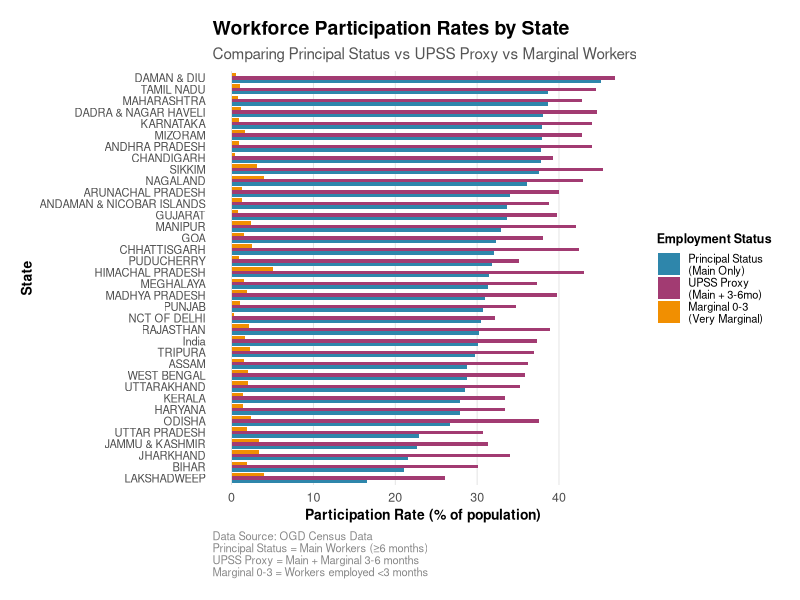
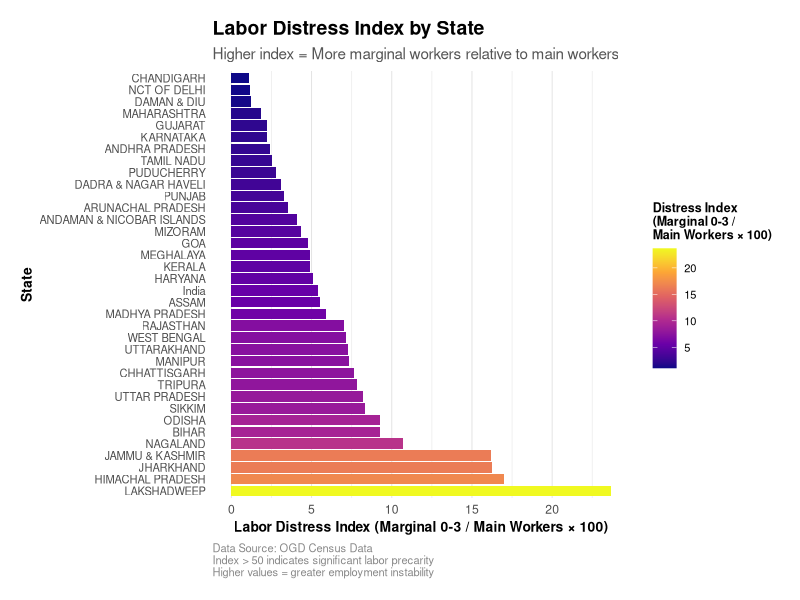
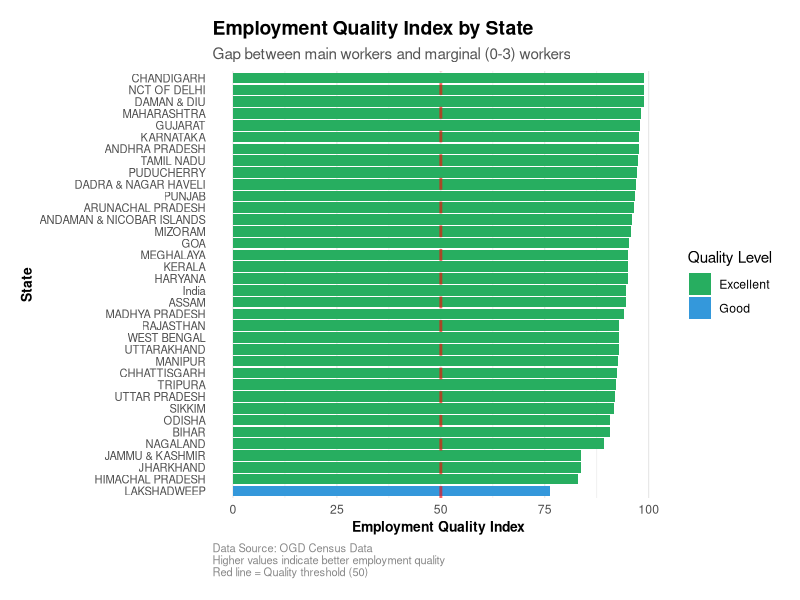
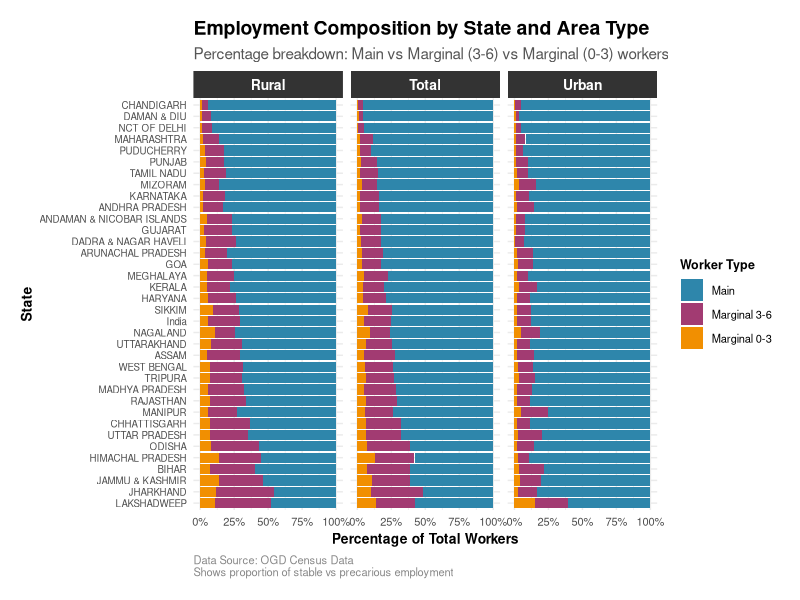
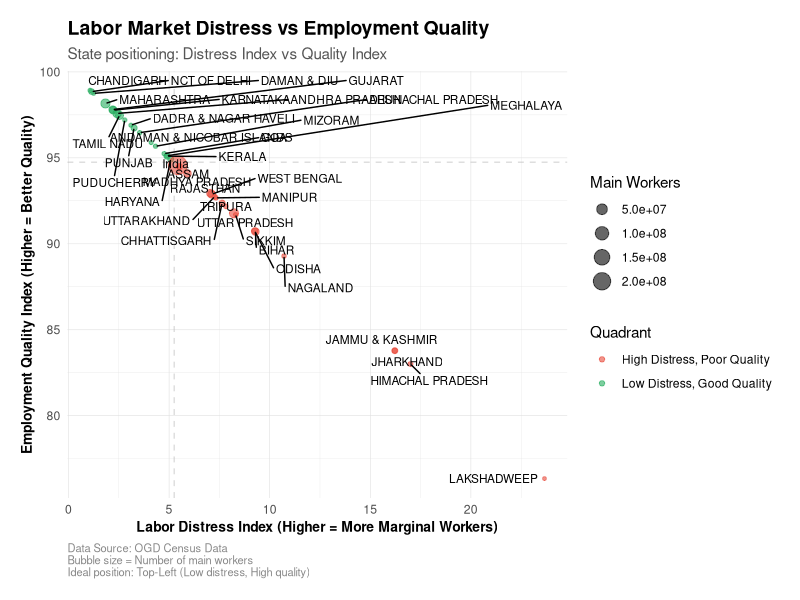

Write R code to recreate these figures, in order.
# ============================================================================
# WORKFORCE PARTICIPATION RATE (WFPR) ANALYSIS
# Using your imported dataframe df (OGD Census Data)
# ============================================================================

getwd()
setwd("C:/Users/RBI1/Documents/R_Basics")
df <- read.csv("population_perSTATE.csv", check.names = FALSE)
View(df)

library(tidyverse)
library(ggplot2)
library(dplyr)
library(tidyr)
library(scales)
library(viridis)

# ============================================================================
# STEP 1: CHECK YOUR DATA
# ============================================================================

# Display basic info about your imported dataframe
cat("========== DATA OVERVIEW ==========\n")
cat("Number of rows:", nrow(df), "\n")
cat("Number of columns:", ncol(df), "\n\n")

# Display column names
cat("Column names in your dataframe:\n")
print(colnames(df))

# Display first few rows
cat("\n\nFirst few rows of your data:\n")
print(head(df))

# Data structure
cat("\n\nData structure:\n")
str(df)

# ============================================================================
# STEP 2: VERIFY REQUIRED COLUMNS EXIST
# ============================================================================

# Check if all required columns are present
required_columns <- c(
  "Name",
  "TRU",
  "Total Population Person",
  "Total Worker Population Person",
  "Main Working Population Person",
  "Marginal Worker Population 3_6 Person",
  "Marginal Worker Population 0_3 Person",
  "Non Working Population Person"
)

missing_cols <- setdiff(required_columns, colnames(df))

if (length(missing_cols) > 0) {
  cat("\n⚠️  WARNING: Missing columns:\n")
  print(missing_cols)
  cat("\nAvailable columns are:\n")
  print(colnames(df))
} else {
  cat("\n✓ All required columns found!\n")
}

# ============================================================================
# STEP 3: CALCULATE WFPR METRICS
# ============================================================================

# Create new dataframe with WFPR calculations
df_wfpr <- df %>%
  mutate(
    # 1. STRICT PRINCIPAL STATUS (Main workers only)
    # This represents workers with stable employment (≥6 months)
    Principal_Status_Workers = `Main Working Population Person`,
    
    # 2. UPSS PROXY (Main + Marginal 3-6 months)
    # This includes both stable and semi-employed workers
    UPSS_Proxy_Workers = `Main Working Population Person` + `Marginal Worker Population 3_6 Person`,
    
    # 3. MARGINAL 0-3 MONTHS (Very marginal/underemployed)
    # Workers with minimal employment (less than 3 months)
    Marginal_0_3_Workers = `Marginal Worker Population 0_3 Person`,
    
    # 4. TOTAL WORKFORCE (All workers)
    Total_Workers = `Total Worker Population Person`,
    
    # ===== PARTICIPATION RATES =====
    
    # Principal Status Participation Rate (%)
    Principal_Status_Rate = (Principal_Status_Workers / `Total Population Person`) * 100,
    
    # UPSS Proxy Participation Rate (%)
    UPSS_Proxy_Rate = (UPSS_Proxy_Workers / `Total Population Person`) * 100,
    
    # Marginal 0-3 Rate (%)
    Marginal_0_3_Rate = (Marginal_0_3_Workers / `Total Population Person`) * 100,
    
    # Total Worker Participation Rate (%)
    Total_Worker_Rate = (Total_Workers / `Total Population Person`) * 100,
    
    # ===== EMPLOYMENT QUALITY METRICS =====
    
    # % of workers with stable employment (Main/Total)
    Main_Worker_Percentage = (Principal_Status_Workers / Total_Workers) * 100,
    
    # % of workers with semi-employment (Marginal 3-6/Total)
    Marginal_3_6_Percentage = (`Marginal Worker Population 3_6 Person` / Total_Workers) * 100,
    
    # % of workers with very marginal employment (Marginal 0-3/Total)
    Marginal_0_3_Percentage = (Marginal_0_3_Workers / Total_Workers) * 100,
    
    # Labor Distress Index (High marginal 0-3 relative to main workers)
    # Ratio of marginal (0-3) to main workers
    Labor_Distress_Index = (Marginal_0_3_Workers / Principal_Status_Workers) * 100,
    
    # Unemployment proxy (Non-working to total workers ratio)
    Unemployment_Proxy = (`Non Working Population Person` / Total_Workers) * 100,
    
    # Quality of Employment Index
    # (Main - Marginal 0-3) / Main * 100
    # Positive = more main workers; Negative = more marginal workers
    Employment_Quality_Index = ((Principal_Status_Workers - Marginal_0_3_Workers) / 
                                  Principal_Status_Workers) * 100
  ) %>%
  # Handle NA and Inf values (in case of division by zero)
  mutate(across(where(is.numeric), ~ifelse(is.infinite(.), NA, .)))

'# Display calculated metrics
cat("\n========== WFPR CALCULATIONS COMPLETE ==========\n")
cat("New columns created:\n")
cat("- Principal_Status_Workers\n")
cat("- UPSS_Proxy_Workers\n")
cat("- Marginal_0_3_Workers\n")
cat("- Principal_Status_Rate (% of population)\n")
cat("- UPSS_Proxy_Rate (% of population)\n")
cat("- Marginal_0_3_Rate (% of population)\n")
cat("- Main_Worker_Percentage (% of total workers)\n")
cat("- Labor_Distress_Index\n")
cat("- Employment_Quality_Index\n\n")'

# Show sample calculations
cat("Sample calculations (first few rows):\n")
print(df_wfpr %>% 
        select(Name, TRU, 
               Principal_Status_Rate, UPSS_Proxy_Rate, Marginal_0_3_Rate,
               Labor_Distress_Index, Employment_Quality_Index) %>%
        head(10))

# ============================================================================
# VISUALIZATION 1: Principal Status vs UPSS Proxy (Horizontal Bar)
# ============================================================================

# Aggregate by state
state_wfpr_1 <- df_wfpr %>%
  group_by(Name) %>%
  summarise(
    Principal_Status_Rate = mean(Principal_Status_Rate, na.rm = TRUE),
    UPSS_Proxy_Rate = mean(UPSS_Proxy_Rate, na.rm = TRUE),
    Marginal_0_3_Rate = mean(Marginal_0_3_Rate, na.rm = TRUE),
    .groups = 'drop'
  ) %>%
  pivot_longer(
    cols = c("Principal_Status_Rate", "UPSS_Proxy_Rate", "Marginal_0_3_Rate"),
    names_to = "Employment_Type",
    values_to = "Rate"
  ) %>%
  mutate(
    Employment_Type = factor(Employment_Type, 
                             levels = c("Principal_Status_Rate", "UPSS_Proxy_Rate", "Marginal_0_3_Rate"),
                             labels = c("Principal Status\n(Main Only)", 
                                        "UPSS Proxy\n(Main + 3-6mo)", 
                                        "Marginal 0-3\n(Very Marginal)"))
  ) %>%
  # Order states by Principal Status Rate
  mutate(Name = factor(Name, 
                       levels = (df_wfpr %>% group_by(Name) %>% 
                                   summarise(m = mean(Principal_Status_Rate, na.rm = TRUE)) %>% 
                                   arrange(m) %>% pull(Name))))

# Create the plot
plot1 <- ggplot(state_wfpr_1, aes(x = Rate, y = Name, fill = Employment_Type)) +
  geom_col(position = "dodge") +
  scale_fill_manual(
    values = c(
      "Principal Status\n(Main Only)" = "#2E86AB",
      "UPSS Proxy\n(Main + 3-6mo)" = "#A23B72",
      "Marginal 0-3\n(Very Marginal)" = "#F18F01"
    ),
    name = "Employment Status"
  ) +
  labs(
    title = "Workforce Participation Rates by State",
    subtitle = "Comparing Principal Status vs UPSS Proxy vs Marginal Workers",
    x = "Participation Rate (% of population)",
    y = "State",
    caption = "Data Source: OGD Census Data\nPrincipal Status = Main Workers (≥6 months)\nUPSS Proxy = Main + Marginal 3-6 months\nMarginal 0-3 = Workers employed <3 months"
  ) +
  theme_minimal() +
  theme(
    plot.title = element_text(size = 14, face = "bold", hjust = 0),
    plot.subtitle = element_text(size = 11, color = "#555555", hjust = 0),
    axis.title = element_text(size = 10, face = "bold"),
    axis.text.y = element_text(size = 8),
    axis.text.x = element_text(size = 9),
    panel.grid.major.x = element_line(color = "#e0e0e0", linewidth = 0.3),
    panel.grid.minor.x = element_blank(),
    panel.grid.major.y = element_blank(),
    legend.position = "right",
    legend.title = element_text(size = 9, face = "bold"),
    legend.text = element_text(size = 8),
    plot.caption = element_text(size = 8, color = "#888888", hjust = 0),
    plot.margin = margin(15, 15, 15, 15)
  )

print(plot1)
#ggsave("01_wfpr_principal_vs_upss.png", plot1, width = 13, height = 10, dpi = 300)

# ============================================================================
# VISUALIZATION 2: Labor Distress Index (Main vs Marginal 0-3)
# ============================================================================

# Labor Distress: High = more marginal workers relative to main
state_distress <- df_wfpr %>%
  group_by(Name) %>%
  summarise(
    Labor_Distress_Index = mean(Labor_Distress_Index, na.rm = TRUE),
    .groups = 'drop'
  ) %>%
  arrange(desc(Labor_Distress_Index)) %>%
  mutate(Name = factor(Name, levels = Name))

plot2 <- ggplot(state_distress, aes(x = Labor_Distress_Index, y = Name)) +
  geom_col(aes(fill = Labor_Distress_Index)) +
  scale_fill_viridis_c(
    name = "Distress Index\n(Marginal 0-3 /\nMain Workers × 100)",
    option = "plasma",
    direction = 1
  ) +
  labs(
    title = "Labor Distress Index by State",
    subtitle = "Higher index = More marginal workers relative to main workers",
    x = "Labor Distress Index (Marginal 0-3 / Main Workers × 100)",
    y = "State",
    caption = "Data Source: OGD Census Data\nIndex > 50 indicates significant labor precarity\nHigher values = greater employment instability"
  ) +
  theme_minimal() +
  theme(
    plot.title = element_text(size = 14, face = "bold", hjust = 0),
    plot.subtitle = element_text(size = 11, color = "#555555", hjust = 0),
    axis.title = element_text(size = 10, face = "bold"),
    axis.text.y = element_text(size = 8),
    panel.grid.major.x = element_line(color = "#e0e0e0", linewidth = 0.3),
    panel.grid.major.y = element_blank(),
    legend.position = "right",
    legend.title = element_text(size = 9, face = "bold"),
    legend.text = element_text(size = 8),
    plot.caption = element_text(size = 8, color = "#888888", hjust = 0),
    plot.margin = margin(15, 15, 15, 15)
  )

print(plot2)
#ggsave("02_labor_distress_index.png", plot2, width = 12, height = 10, dpi = 300)

# ============================================================================
# VISUALIZATION 3: Employment Quality Index
# ============================================================================

# Quality index: Shows gap between main and marginal workers
state_quality <- df_wfpr %>%
  group_by(Name) %>%
  summarise(
    Employment_Quality_Index = mean(Employment_Quality_Index, na.rm = TRUE),
    .groups = 'drop'
  ) %>%
  arrange(Employment_Quality_Index) %>%
  mutate(
    Name = factor(Name, levels = Name),
    Quality_Level = ifelse(Employment_Quality_Index > 80, "Excellent",
                           ifelse(Employment_Quality_Index > 60, "Good",
                                  ifelse(Employment_Quality_Index > 40, "Fair", "Poor")))
  )

plot3 <- ggplot(state_quality, aes(x = Employment_Quality_Index, y = Name)) +
  geom_col(aes(fill = Quality_Level), show.legend = TRUE) +
  geom_vline(xintercept = 50, linetype = "dashed", color = "red", linewidth = 1, alpha = 0.6) +
  scale_fill_manual(
    values = c("Excellent" = "#27AE60", "Good" = "#3498DB", 
               "Fair" = "#F39C12", "Poor" = "#E74C3C"),
    name = "Quality Level"
  ) +
  labs(
    title = "Employment Quality Index by State",
    subtitle = "Gap between main workers and marginal (0-3) workers",
    x = "Employment Quality Index",
    y = "State",
    caption = "Data Source: OGD Census Data\nHigher values indicate better employment quality\nRed line = Quality threshold (50)"
  ) +
  theme_minimal() +
  theme(
    plot.title = element_text(size = 14, face = "bold", hjust = 0),
    plot.subtitle = element_text(size = 11, color = "#555555", hjust = 0),
    axis.title = element_text(size = 10, face = "bold"),
    axis.text.y = element_text(size = 8),
    panel.grid.major.x = element_line(color = "#e0e0e0", linewidth = 0.3),
    panel.grid.major.y = element_blank(),
    legend.position = "right",
    plot.caption = element_text(size = 8, color = "#888888", hjust = 0),
    plot.margin = margin(15, 15, 15, 15)
  )

print(plot3)
#ggsave("03_employment_quality_index.png", plot3, width = 12, height = 10, dpi = 300)

# ============================================================================
# VISUALIZATION 4: Employment Composition (Stacked) by State & TRU
# ============================================================================

# Composition by state and TRU
composition_data <- df_wfpr %>%
  group_by(Name, TRU) %>%
  summarise(
    Main = mean(Main_Worker_Percentage, na.rm = TRUE),
    `Marginal 3-6` = mean(Marginal_3_6_Percentage, na.rm = TRUE),
    `Marginal 0-3` = mean(Marginal_0_3_Percentage, na.rm = TRUE),
    .groups = 'drop'
  ) %>%
  pivot_longer(
    cols = c("Main", "Marginal 3-6", "Marginal 0-3"),
    names_to = "Worker_Type",
    values_to = "Percentage"
  ) %>%
  mutate(
    Worker_Type = factor(Worker_Type, 
                         levels = c("Main", "Marginal 3-6", "Marginal 0-3")),
    Name = factor(Name, 
                  levels = (df_wfpr %>% group_by(Name) %>% 
                              summarise(m = mean(Main_Worker_Percentage, na.rm = TRUE)) %>% 
                              arrange(m) %>% pull(Name)))
  )

# Faceted by TRU
plot4 <- ggplot(composition_data, aes(x = Percentage, y = Name, fill = Worker_Type)) +
  geom_col(position = "fill") +
  facet_wrap(~TRU, ncol = 3) +
  scale_fill_manual(
    values = c("Main" = "#2E86AB", "Marginal 3-6" = "#A23B72", "Marginal 0-3" = "#F18F01"),
    name = "Worker Type"
  ) +
  scale_x_continuous(labels = scales::percent) +
  labs(
    title = "Employment Composition by State and Area Type",
    subtitle = "Percentage breakdown: Main vs Marginal (3-6) vs Marginal (0-3) workers",
    x = "Percentage of Total Workers",
    y = "State",
    caption = "Data Source: OGD Census Data\nShows proportion of stable vs precarious employment"
  ) +
  theme_minimal() +
  theme(
    plot.title = element_text(size = 14, face = "bold", hjust = 0),
    plot.subtitle = element_text(size = 11, color = "#555555", hjust = 0),
    axis.title = element_text(size = 10, face = "bold"),
    axis.text.y = element_text(size = 7),
    axis.text.x = element_text(size = 8),
    strip.text = element_text(size = 10, face = "bold", color = "white"),
    strip.background = element_rect(fill = "#333333", color = NA),
    legend.position = "right",
    legend.title = element_text(size = 9, face = "bold"),
    legend.text = element_text(size = 8),
    plot.caption = element_text(size = 8, color = "#888888", hjust = 0),
    plot.margin = margin(15, 15, 15, 15)
  )

print(plot4)
#ggsave("04_employment_composition_stacked.png", plot4, width = 13, height = 10, dpi = 300)

# ============================================================================
# VISUALIZATION 5: Scatter Plot - Distress vs Quality
# ============================================================================

scatter_data <- df_wfpr %>%
  group_by(Name) %>%
  summarise(
    Labor_Distress = mean(Labor_Distress_Index, na.rm = TRUE),
    Employment_Quality = mean(Employment_Quality_Index, na.rm = TRUE),
    Main_Workers = mean(Principal_Status_Workers, na.rm = TRUE),
    .groups = 'drop'
  ) %>%
  # Classify by quadrant
  mutate(
    Quadrant = ifelse(Labor_Distress > median(Labor_Distress, na.rm = TRUE),
                      ifelse(Employment_Quality > median(Employment_Quality, na.rm = TRUE),
                             "High Distress, Good Quality",
                             "High Distress, Poor Quality"),
                      ifelse(Employment_Quality > median(Employment_Quality, na.rm = TRUE),
                             "Low Distress, Good Quality",
                             "Low Distress, Poor Quality"))
  )

plot5 <- ggplot(scatter_data, aes(x = Labor_Distress, y = Employment_Quality)) +
  geom_point(aes(size = Main_Workers, color = Quadrant), alpha = 0.6) +
  geom_hline(yintercept = median(scatter_data$Employment_Quality, na.rm = TRUE), 
             linetype = "dashed", color = "gray", alpha = 0.5) +
  geom_vline(xintercept = median(scatter_data$Labor_Distress, na.rm = TRUE), 
             linetype = "dashed", color = "gray", alpha = 0.5) +
  ggrepel::geom_text_repel(aes(label = Name), size = 3, max.overlaps = 20) +
  scale_color_manual(
    values = c(
      "High Distress, Good Quality" = "#F39C12",
      "High Distress, Poor Quality" = "#E74C3C",
      "Low Distress, Good Quality" = "#27AE60",
      "Low Distress, Poor Quality" = "#95A5A6"
    ),
    name = "Quadrant"
  ) +
  labs(
    title = "Labor Market Distress vs Employment Quality",
    subtitle = "State positioning: Distress Index vs Quality Index",
    x = "Labor Distress Index (Higher = More Marginal Workers)",
    y = "Employment Quality Index (Higher = Better Quality)",
    size = "Main Workers",
    caption = "Data Source: OGD Census Data\nBubble size = Number of main workers\nIdeal position: Top-Left (Low distress, High quality)"
  ) +
  theme_minimal() +
  theme(
    plot.title = element_text(size = 14, face = "bold", hjust = 0),
    plot.subtitle = element_text(size = 11, color = "#555555", hjust = 0),
    axis.title = element_text(size = 10, face = "bold"),
    legend.position = "right",
    plot.caption = element_text(size = 8, color = "#888888", hjust = 0),
    panel.grid = element_line(color = "#e0e0e0", linewidth = 0.2),
    plot.margin = margin(15, 15, 15, 15)
  )

print(plot5)
#ggsave("05_distress_vs_quality_scatter.png", plot5, width = 12, height = 9, dpi = 300)

# ============================================================================
# SUMMARY STATISTICS & ANALYSIS
# ============================================================================

cat("\n\n========== WORKFORCE PARTICIPATION RATE SUMMARY STATISTICS ==========\n")

# Overall statistics
cat("\nOVERALL WFPR STATISTICS (All States & Areas):\n")
cat("Principal Status Rate (%):\n")
cat("  Mean:", round(mean(df_wfpr$Principal_Status_Rate, na.rm = TRUE), 2), "\n")
cat("  Median:", round(median(df_wfpr$Principal_Status_Rate, na.rm = TRUE), 2), "\n")
cat("  SD:", round(sd(df_wfpr$Principal_Status_Rate, na.rm = TRUE), 2), "\n\n")

cat("UPSS Proxy Rate (%):\n")
cat("  Mean:", round(mean(df_wfpr$UPSS_Proxy_Rate, na.rm = TRUE), 2), "\n")
cat("  Median:", round(median(df_wfpr$UPSS_Proxy_Rate, na.rm = TRUE), 2), "\n")
cat("  SD:", round(sd(df_wfpr$UPSS_Proxy_Rate, na.rm = TRUE), 2), "\n\n")

cat("Marginal 0-3 Rate (%):\n")
cat("  Mean:", round(mean(df_wfpr$Marginal_0_3_Rate, na.rm = TRUE), 2), "\n")
cat("  Median:", round(median(df_wfpr$Marginal_0_3_Rate, na.rm = TRUE), 2), "\n")
cat("  SD:", round(sd(df_wfpr$Marginal_0_3_Rate, na.rm = TRUE), 2), "\n\n")

cat("Labor Distress Index:\n")
cat("  Mean:", round(mean(df_wfpr$Labor_Distress_Index, na.rm = TRUE), 2), "\n")
cat("  Median:", round(median(df_wfpr$Labor_Distress_Index, na.rm = TRUE), 2), "\n\n")

# By TRU
cat("\nWFPR BY AREA TYPE (TRU):\n")
tru_stats <- df_wfpr %>%
  group_by(TRU) %>%
  summarise(
    Principal_Rate = round(mean(Principal_Status_Rate, na.rm = TRUE), 2),
    UPSS_Rate = round(mean(UPSS_Proxy_Rate, na.rm = TRUE), 2),
    Marginal_0_3_Rate = round(mean(Marginal_0_3_Rate, na.rm = TRUE), 2),
    Distress_Index = round(mean(Labor_Distress_Index, na.rm = TRUE), 2),
    Quality_Index = round(mean(Employment_Quality_Index, na.rm = TRUE), 2),
    .groups = 'drop'
  )
print(tru_stats)

# Top 5 states with HIGHEST distress (most precarity)
cat("\n\nTOP 5 STATES WITH HIGHEST LABOR DISTRESS:\n")
top_distress <- df_wfpr %>%
  group_by(Name) %>%
  summarise(
    Distress_Index = round(mean(Labor_Distress_Index, na.rm = TRUE), 2),
    Main_Workers_Pct = round(mean(Main_Worker_Percentage, na.rm = TRUE), 2),
    Marginal_0_3_Pct = round(mean(Marginal_0_3_Percentage, na.rm = TRUE), 2),
    .groups = 'drop'
  ) %>%
  arrange(desc(Distress_Index)) %>%
  head(5)
print(top_distress)

# Top 5 states with LOWEST distress (most stability)
cat("\n\nTOP 5 STATES WITH LOWEST LABOR DISTRESS:\n")
low_distress <- df_wfpr %>%
  group_by(Name) %>%
  summarise(
    Distress_Index = round(mean(Labor_Distress_Index, na.rm = TRUE), 2),
    Main_Workers_Pct = round(mean(Main_Worker_Percentage, na.rm = TRUE), 2),
    Marginal_0_3_Pct = round(mean(Marginal_0_3_Percentage, na.rm = TRUE), 2),
    .groups = 'drop'
  ) %>%
  arrange(Distress_Index) %>%
  head(5)
print(low_distress)

# Top 5 states with BEST employment quality
cat("\n\nTOP 5 STATES WITH BEST EMPLOYMENT QUALITY:\n")
good_quality <- df_wfpr %>%
  group_by(Name) %>%
  summarise(
    Quality_Index = round(mean(Employment_Quality_Index, na.rm = TRUE), 2),
    Main_Workers_Pct = round(mean(Main_Worker_Percentage, na.rm = TRUE), 2),
    Distress_Index = round(mean(Labor_Distress_Index, na.rm = TRUE), 2),
    .groups = 'drop'
  ) %>%
  arrange(desc(Quality_Index)) %>%
  head(5)
print(good_quality)

# ============================================================================
# EXPORT DETAILED RESULTS
# ============================================================================

# Create comprehensive summary table
summary_table <- df_wfpr %>%
  group_by(Name, TRU) %>%
  summarise(
    Principal_Status_Rate = round(mean(Principal_Status_Rate, na.rm = TRUE), 2),
    UPSS_Proxy_Rate = round(mean(UPSS_Proxy_Rate, na.rm = TRUE), 2),
    Marginal_0_3_Rate = round(mean(Marginal_0_3_Rate, na.rm = TRUE), 2),
    Total_Worker_Rate = round(mean(Total_Worker_Rate, na.rm = TRUE), 2),
    Main_Worker_Percentage = round(mean(Main_Worker_Percentage, na.rm = TRUE), 2),
    Marginal_3_6_Percentage = round(mean(Marginal_3_6_Percentage, na.rm = TRUE), 2),
    Marginal_0_3_Percentage = round(mean(Marginal_0_3_Percentage, na.rm = TRUE), 2),
    Labor_Distress_Index = round(mean(Labor_Distress_Index, na.rm = TRUE), 2),
    Employment_Quality_Index = round(mean(Employment_Quality_Index, na.rm = TRUE), 2),
    Unemployment_Proxy = round(mean(Unemployment_Proxy, na.rm = TRUE), 2),
    .groups = 'drop'
  )



# ============================================================================
# KEY INSIGHTS & INTERPRETATION GUIDE
# ============================================================================

cat("\n\n========== KEY INSIGHTS & INTERPRETATION ==========\n\n")

cat("1. LABOR DISTRESS INDEX (Marginal 0-3 / Main Workers × 100):\n")
cat("   - Index > 100 = More marginal workers than main workers (HIGH DISTRESS)\n")
cat("   - Index 50-100 = Significant marginal workforce (MODERATE DISTRESS)\n")
cat("   - Index < 50 = Mostly stable employment (LOW DISTRESS)\n\n")

cat("2. EMPLOYMENT QUALITY INDEX:\n")
cat("   - Higher values = Greater gap between main and marginal workers\n")
cat("   - Index > 80 = EXCELLENT employment quality\n")
cat("   - Index 60-80 = GOOD employment quality\n")
cat("   - Index < 40 = POOR employment quality\n\n")

cat("3. PARTICIPATION RATES:\n")
cat("   - Principal Status Rate = Stable, long-term employment\n")
cat("   - UPSS Proxy Rate = Includes semi-employed (worked 3-6 months)\n")
cat("   - Marginal 0-3 Rate = Very short-term, precarious employment\n\n")

cat("4. RESEARCH FINDINGS:\n")
cat("   - States with high distress index need labor support policies\n")
cat("   - States with low quality index need employment stabilization\n")
cat("   - Rural areas typically show higher marginal employment\n\n")
